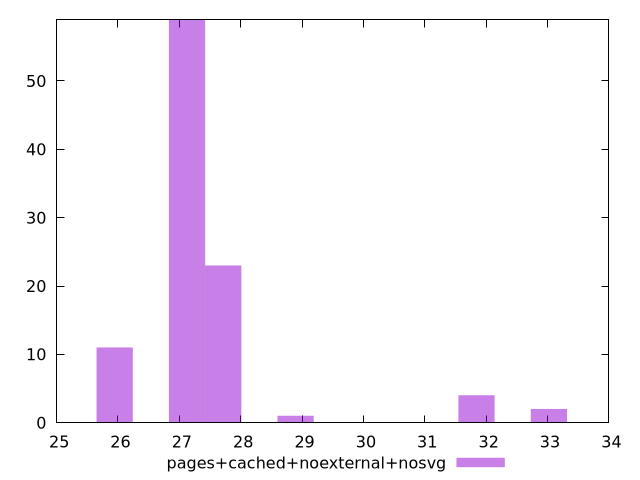

Source code (gnuplot):
$_pagesCachedNoexternalNosvg <<EOF
31.842606723460513 4
25.945827700597455 11
27.125183505170067 59
28.894217212028984 1
27.71486140745637 23
33.02196252803312 2
EOF
set key outside below
set terminal pngcairo
set output "report_00005_2020-11-02T22-26-11.212Z/max-potential-fid/pages+cached+noexternal+nosvg//raw_hist.png"
set yrange [0:59]
set boxwidth 0.5896779022863058
set style fill transparent solid 0.5 noborder
plot $_pagesCachedNoexternalNosvg title "pages+cached+noexternal+nosvg" with boxes ,
